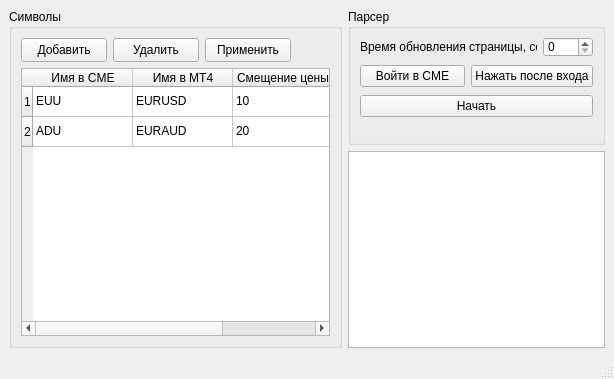
<?xml version="1.0" encoding="UTF-8"?>
<ui version="4.0">
 <author>Pavel Ivanov</author>
 <class>MainWindow</class>
 <widget class="QMainWindow" name="MainWindow">
  <property name="geometry">
   <rect>
    <x>0</x>
    <y>0</y>
    <width>614</width>
    <height>379</height>
   </rect>
  </property>
  <property name="sizePolicy">
   <sizepolicy hsizetype="Fixed" vsizetype="Maximum">
    <horstretch>0</horstretch>
    <verstretch>0</verstretch>
   </sizepolicy>
  </property>
  <property name="minimumSize">
   <size>
    <width>614</width>
    <height>379</height>
   </size>
  </property>
  <property name="maximumSize">
   <size>
    <width>614</width>
    <height>16777215</height>
   </size>
  </property>
  <property name="contextMenuPolicy">
   <enum>Qt::NoContextMenu</enum>
  </property>
  <property name="windowTitle">
   <string>CME Parser</string>
  </property>
  <widget class="QWidget" name="centralwidget">
   <property name="minimumSize">
    <size>
     <width>543</width>
     <height>164</height>
    </size>
   </property>
   <property name="maximumSize">
    <size>
     <width>1000</width>
     <height>16777215</height>
    </size>
   </property>
   <layout class="QGridLayout" name="gridLayout">
    <item row="0" column="0" rowspan="2">
     <layout class="QVBoxLayout" name="terminalSetup">
      <item>
       <layout class="QHBoxLayout" name="timeZoneSetup"/>
      </item>
      <item>
       <widget class="QGroupBox" name="symbolTableGroup">
        <property name="sizePolicy">
         <sizepolicy hsizetype="Expanding" vsizetype="Expanding">
          <horstretch>0</horstretch>
          <verstretch>200</verstretch>
         </sizepolicy>
        </property>
        <property name="minimumSize">
         <size>
          <width>333</width>
          <height>266</height>
         </size>
        </property>
        <property name="maximumSize">
         <size>
          <width>333</width>
          <height>16777215</height>
         </size>
        </property>
        <property name="title">
         <string>Символы</string>
        </property>
        <layout class="QGridLayout" name="gridLayout_2">
         <item row="0" column="0">
          <layout class="QVBoxLayout" name="verticalLayout_3">
           <item>
            <layout class="QHBoxLayout" name="horizontalLayout_3">
             <item>
              <widget class="QPushButton" name="addSymbolItemBtn">
               <property name="minimumSize">
                <size>
                 <width>86</width>
                 <height>24</height>
                </size>
               </property>
               <property name="maximumSize">
                <size>
                 <width>86</width>
                 <height>24</height>
                </size>
               </property>
               <property name="text">
                <string>Добавить</string>
               </property>
               <property name="icon">
                <iconset>
                 <normaloff>./icons/add.png</normaloff>./icons/add.png</iconset>
               </property>
              </widget>
             </item>
             <item>
              <widget class="QPushButton" name="removeSymbolItemBtn">
               <property name="minimumSize">
                <size>
                 <width>86</width>
                 <height>24</height>
                </size>
               </property>
               <property name="maximumSize">
                <size>
                 <width>86</width>
                 <height>24</height>
                </size>
               </property>
               <property name="text">
                <string>Удалить</string>
               </property>
               <property name="icon">
                <iconset>
                 <normaloff>./icons/delete.png</normaloff>./icons/delete.png</iconset>
               </property>
              </widget>
             </item>
             <item>
              <widget class="QPushButton" name="dbApplyBtn">
               <property name="minimumSize">
                <size>
                 <width>86</width>
                 <height>24</height>
                </size>
               </property>
               <property name="maximumSize">
                <size>
                 <width>86</width>
                 <height>24</height>
                </size>
               </property>
               <property name="text">
                <string>Применить</string>
               </property>
               <property name="icon">
                <iconset>
                 <normaloff>./icons/accept_button.png</normaloff>./icons/accept_button.png</iconset>
               </property>
              </widget>
             </item>
             <item>
              <spacer name="horizontalSpacer">
               <property name="orientation">
                <enum>Qt::Horizontal</enum>
               </property>
               <property name="sizeHint" stdset="0">
                <size>
                 <width>40</width>
                 <height>20</height>
                </size>
               </property>
              </spacer>
             </item>
            </layout>
           </item>
           <item>
            <widget class="QTableWidget" name="symbolTable">
             <property name="sizePolicy">
              <sizepolicy hsizetype="Expanding" vsizetype="Expanding">
               <horstretch>0</horstretch>
               <verstretch>0</verstretch>
              </sizepolicy>
             </property>
             <property name="selectionMode">
              <enum>QAbstractItemView::ContiguousSelection</enum>
             </property>
             <property name="selectionBehavior">
              <enum>QAbstractItemView::SelectRows</enum>
             </property>
             <row>
              <property name="text">
               <string>1</string>
              </property>
             </row>
             <row>
              <property name="text">
               <string>2</string>
              </property>
             </row>
             <column>
              <property name="text">
               <string>Имя в CME</string>
              </property>
             </column>
             <column>
              <property name="text">
               <string>Имя в MT4</string>
              </property>
             </column>
             <column>
              <property name="text">
               <string>Смещение цены</string>
              </property>
             </column>
             <item row="0" column="0">
              <property name="text">
               <string>EUU</string>
              </property>
             </item>
             <item row="0" column="1">
              <property name="text">
               <string>EURUSD</string>
              </property>
             </item>
             <item row="0" column="2">
              <property name="text">
               <string>10</string>
              </property>
             </item>
             <item row="1" column="0">
              <property name="text">
               <string>ADU</string>
              </property>
             </item>
             <item row="1" column="1">
              <property name="text">
               <string>EURAUD</string>
              </property>
             </item>
             <item row="1" column="2">
              <property name="text">
               <string>20</string>
              </property>
             </item>
            </widget>
           </item>
          </layout>
         </item>
        </layout>
       </widget>
      </item>
     </layout>
    </item>
    <item row="0" column="1">
     <widget class="QGroupBox" name="parserControl">
      <property name="enabled">
       <bool>true</bool>
      </property>
      <property name="sizePolicy">
       <sizepolicy hsizetype="Fixed" vsizetype="Fixed">
        <horstretch>10</horstretch>
        <verstretch>0</verstretch>
       </sizepolicy>
      </property>
      <property name="minimumSize">
       <size>
        <width>257</width>
        <height>136</height>
       </size>
      </property>
      <property name="maximumSize">
       <size>
        <width>16777215</width>
        <height>136</height>
       </size>
      </property>
      <property name="title">
       <string>Парсер</string>
      </property>
      <widget class="QWidget" name="layoutWidget">
       <property name="geometry">
        <rect>
         <x>12</x>
         <y>26</y>
         <width>233</width>
         <height>84</height>
        </rect>
       </property>
       <layout class="QVBoxLayout" name="verticalLayout">
        <item>
         <layout class="QHBoxLayout" name="refreshLayout">
          <item>
           <widget class="QLabel" name="label_3">
            <property name="text">
             <string>Время обновления страницы, сек.</string>
            </property>
           </widget>
          </item>
          <item>
           <widget class="QSpinBox" name="refreshTimeSpin">
            <property name="minimumSize">
             <size>
              <width>50</width>
              <height>20</height>
             </size>
            </property>
            <property name="maximumSize">
             <size>
              <width>50</width>
              <height>20</height>
             </size>
            </property>
            <property name="maximum">
             <number>3600</number>
            </property>
            <property name="value">
             <number>0</number>
            </property>
           </widget>
          </item>
         </layout>
        </item>
        <item>
         <layout class="QHBoxLayout" name="horizontalLayout">
          <item>
           <widget class="QPushButton" name="enterCmeBtn">
            <property name="text">
             <string>Войти в CME</string>
            </property>
           </widget>
          </item>
          <item>
           <widget class="QPushButton" name="getInfoBtn">
            <property name="toolTip">
             <string>Нажать после входа</string>
            </property>
            <property name="text">
             <string>Нажать после входа</string>
            </property>
           </widget>
          </item>
         </layout>
        </item>
        <item>
         <widget class="QPushButton" name="startParserBtn">
          <property name="text">
           <string>Начать</string>
          </property>
         </widget>
        </item>
       </layout>
      </widget>
     </widget>
    </item>
    <item row="1" column="1">
     <widget class="QTextEdit" name="logText">
      <property name="readOnly">
       <bool>true</bool>
      </property>
     </widget>
    </item>
   </layout>
  </widget>
  <widget class="QMenuBar" name="menubar">
   <property name="geometry">
    <rect>
     <x>0</x>
     <y>0</y>
     <width>614</width>
     <height>21</height>
    </rect>
   </property>
   <property name="sizePolicy">
    <sizepolicy hsizetype="Fixed" vsizetype="Minimum">
     <horstretch>0</horstretch>
     <verstretch>0</verstretch>
    </sizepolicy>
   </property>
   <property name="nativeMenuBar">
    <bool>true</bool>
   </property>
  </widget>
  <widget class="QStatusBar" name="statusbar"/>
 </widget>
 <tabstops>
  <tabstop>addSymbolItemBtn</tabstop>
  <tabstop>removeSymbolItemBtn</tabstop>
  <tabstop>symbolTable</tabstop>
  <tabstop>refreshTimeSpin</tabstop>
  <tabstop>enterCmeBtn</tabstop>
  <tabstop>startParserBtn</tabstop>
 </tabstops>
 <resources/>
 <connections/>
</ui>
